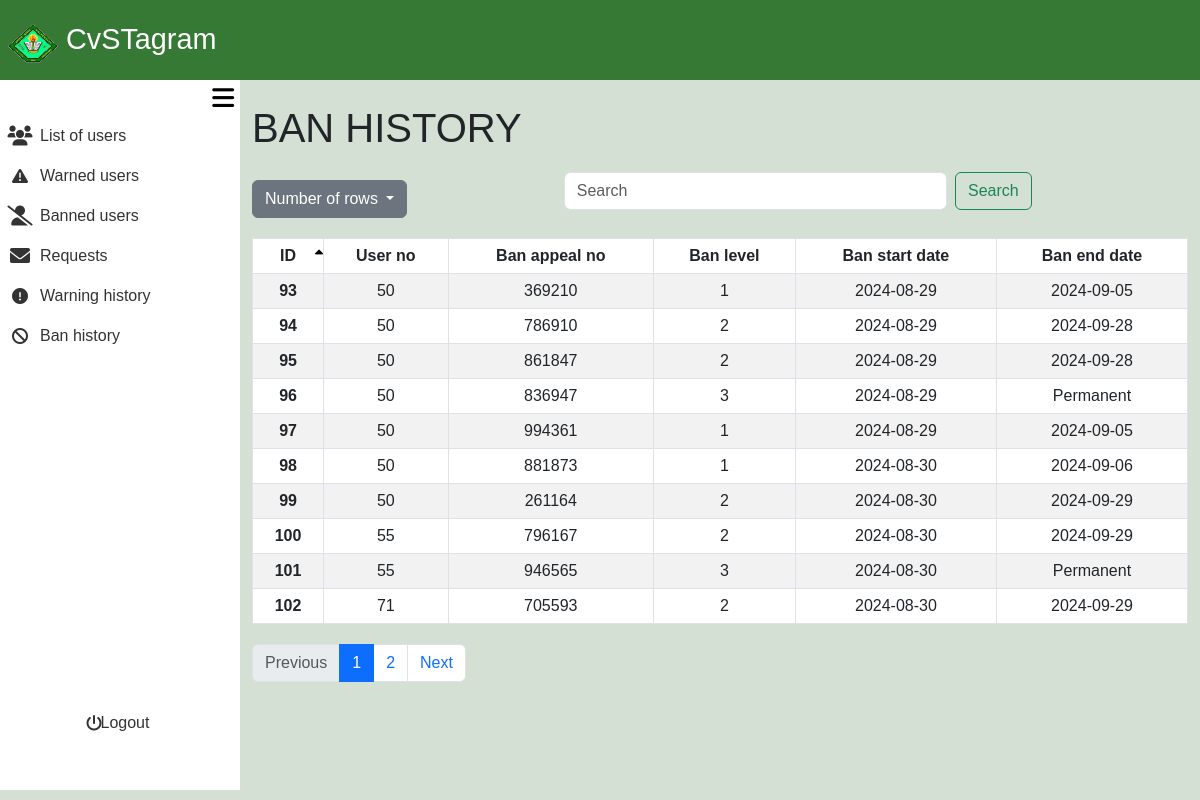
/admin_area/banned_user.php (signed in), run on the app's committed database.
### tables this page shows
CREATE TABLE `user_bans` (
  `ban_id` int(11) NOT NULL,
  `user_no` int(11) NOT NULL,
  `ban_appeal_id` int(11) NOT NULL,
  `ban_level` int(11) NOT NULL,
  `ban_start_date` date NOT NULL,
  `ban_end_date` date DEFAULT NULL
);

### admin_area/banned_user.php (the view, shortened to what this page needs)
<?php
require_once '../include/connect.php';
require_once '../include/bootsrap.php';
?>
<!DOCTYPE html>
<html lang="en">
<head>
    <link rel="stylesheet" href="admin_dashbaord.css?v=<?php echo time(); ?>">
</head>
<body>
<div class="container-fluid screen">
    <div class="container-fluid nav">
        <nav class="navbar">
            <div class="container-fluid navtexticon">
                <a class="navbar-brand px-2" href="#">
                <img src="../images/Cavite_State_University_(CvSU).png" alt="Logo" width="50" height="40" class="d-inline-block align-text-top">
                CvSTagram
                </a>
            </div>
        </nav>
    </div>
    <div class="container-fluid contbody">
    <div class="container-fluid sidenav">
    <div class="container-fluid menubutton">
        <button onclick="toggleSidenav()">
            <i class="fa-solid fa-bars"></i>
        </button>
    </div>
    <div class="container-fluid featurescont">
<div class="container-fluid buttonlinkside">
                <div class="row">
                        <div class="col">
                            <ul>
                                <li>
                                    <a href="list_of_users.php">
                                        <div class="container-fluid listofusers">
                                            <div class="container-fluid listusericon">
                                                 <i class="fa-solid fa-users fa-lg"></i>
                                            </div>
                                            <div class="container-fluid listofusersname">
                                                List of users
                                            </div>
                                        </div>
                                    </a>
                                </li>
                            </ul>
                        </div>
                    </div>
                    <div class="row">
                        <div class="col">
                            <ul>
                                <li>
                                    <a href="active_warn.php">
                                        <div class="container-fluid listofusers">
                                            <div class="container-fluid listusericon">
                                            <i class="fa-solid fa-triangle-exclamation"></i>
                                            </div>
                                            <div class="container-fluid listofusersname">
                                                Warned users
                                            </div>
                                        </div>
                                    </a>
                                </li>
                            </ul>
                        </div>
                    </div>
                    <div class="row">
                        <div class="col">
                            <ul>
                                <li>
                                    <a href="active_ban.php">
                                        <div class="container-fluid Bannedaccounts">
                                            <div class="container-fluid Bannedaccountsicon">
                                            <i class="fa-solid fa-user-slash fa-lg"></i>
                                            </div>
                                            <div class="container-fluid Bannedaccountsname">
                                                Banned users
                                            </div>
                                        </div>
                                    </a>
                                </li>
                            </ul>
                        </div>
                    </div>
                        <div class="row">
                            <div class="col">
                                <ul>
                                    <li>
                                        <a href="request.php">
                                            <div class="container-fluid Deletedaccounts">
                                                <div class="container-fluid Deletedaccountsicon">
                                                <i class="fa-solid fa-envelope fa-lg"></i>
                                                </div>
                                                <div class="container-fluid Deletedaccountsname">
                                                        Requests
                                                </div>
                                            </div>
                                        </a>
                                    </li>
                                </ul>
                            </div>
                        </div>
                        <div class="row">
                        <div class="col">
                            <ul>
                                <li>
                                    <a href="warned_user.php">
                                        <div class="container-fluid listofusers">
                                            <div class="container-fluid listusericon">
                                            <i class="fa-solid fa-circle-exclamation"></i>
                                            </div>
                                            <div class="container-fluid listofusersname">
                                                Warning history
                                            </div>
                                        </div>
                                    </a>
                                </li>
                            </ul>
                        </div>
                    </div>
                    <div class="row">
                        <div class="col">
                            <ul>
                                <li>
                                    <a href="banned_user.php">
                                        <div class="container-fluid Bannedaccounts">
                                            <div class="container-fluid Bannedaccountsicon">
                                                <i class="fa-solid fa-ban"></i>
                                            </div>
                                            <div class="container-fluid Bannedaccountsname">
                                                Ban history
                                            </div>
                                        </div>
                                    </a>
                                </li>
                            </ul>
                        </div>
                    </div>
                    </div>
        <div class="container-fluid logoutcont">
            <div class="row">
                <div class="col">
                    <ul>
                        <li>
                            <a href="admin_logout.php">
                                <div class="container-fluid Deletedaccounts" style="border-radius: 10px;">
                                    <div class="container-fluid Deletedaccountsicon">
                                        <i class="fa-solid fa-power-off"></i>
                                    </div>
                                    <div class="container-fluid Deletedaccountsname">
                                        Logout
                                    </div>
                                </div>
                            </a>
                        </li>
                    </ul>
                </div>
            </div>
        </div>
    </div>
</div>
        </div>
        <div class="container-fluid content">
<?php
$search = isset($_GET['search']) ? trim($_GET['search']) : '';
$sort_column = isset($_GET['sort']) ? $_GET['sort'] : 'ban_id';
$sort_direction = isset($_GET['direction']) && $_GET['direction'] == 'desc' ? 'desc' : 'asc';
$rows_per_page = isset($_GET['rows']) ? intval($_GET['rows']) : 10;
$page = isset($_GET['page']) ? intval($_GET['page']) : 1;
$offset = ($page - 1) * $rows_per_page;
$searchFilter = !empty($search) ? " AND (ban_id LIKE '%$search%' OR user_no LIKE '%$search%' OR ban_appeal_id LIKE '%$search%' OR ban_start_date LIKE '%$search%' OR ban_end_date LIKE '%$search%')" : "";
$query = "SELECT ban_id, user_no, ban_appeal_id, ban_level, ban_start_date, ban_end_date from user_bans
WHERE 1=1 $searchFilter
               ORDER BY $sort_column $sort_direction
               LIMIT $rows_per_page OFFSET $offset";
$usersResult = $con->query($query);
$totalQuery = "SELECT COUNT(*) AS total FROM user_bans";
$totalResult = $con->query($totalQuery);
$totalRecords = $totalResult->fetch_assoc()['total'];
$totalPages = ceil($totalRecords / $rows_per_page);
?>
    <div class="container mt-4 ">
        <h1>BAN HISTORY</h1>
        <div class="container-fluid operations">
            <div class="dropdown">
                <button class="btn btn-secondary dropdown-toggle" type="button" data-bs-toggle="dropdown" aria-expanded="false">
                    Number of rows
                </button>
            </div>
                    <div class="container-fluid search">
                        <form class="d-flex" role="search" style="width: 100%;" method="GET" action="">
                            <input class="form-control me-2" type="search" name="search" placeholder="Search" aria-label="Search" value="<?php echo htmlspecialchars($search); ?>">
                            <button class="btn btn-outline-success" type="submit">Search</button>
                        </form>
                    </div>
        </div>
        <table class="table table-bordered table-striped">
        <thead>
            <tr>
                <th scope="col" class="sortable <?php echo ($sort_column == 'ban_id') ? ($sort_direction == 'asc' ? 'asc' : 'desc') : ''; ?>" onclick="sortTable('fname')">ID<i class="fa-solid fa-sort-up"></i><i class="fa-solid fa-sort-down"></i></th>
                <th scope="col" class="sortable <?php echo ($sort_column == 'user_no') ? ($sort_direction == 'asc' ? 'asc' : 'desc') : ''; ?>" onclick="sortTable('user_no')">User no</th>
                <th scope="col" class="sortable <?php echo ($sort_column == 'ban_appeal_id') ? ($sort_direction == 'asc' ? 'asc' : 'desc') : ''; ?>" onclick="sortTable('ban_appeal_id')">Ban appeal no<i class="fa-solid fa-sort-up"></i><i class="fa-solid fa-sort-down"></i></th>
                <th scope="col" class="sortable <?php echo ($sort_column == 'ban_level') ? ($sort_direction == 'asc' ? 'asc' : 'desc') : ''; ?>" onclick="sortTable('ban_level')">Ban level<i class="fa-solid fa-sort-up"></i><i class="fa-solid fa-sort-down"></i></th>
                <th scope="col" class="sortable <?php echo ($sort_column == 'ban_start_date') ? ($sort_direction == 'asc' ? 'asc' : 'desc') : ''; ?>" onclick="sortTable('ban_start_date')">Ban start date<i class="fa-solid fa-sort-up"></i><i class="fa-solid fa-sort-down"></i></th>
                <th scope="col" class="sortable <?php echo ($sort_column == 'ban_end_date') ? ($sort_direction == 'asc' ? 'asc' : 'desc') : ''; ?>" onclick="sortTable('ban_end_date')">Ban end date<i class="fa-solid fa-sort-up"></i><i class="fa-solid fa-sort-down"></i></th>
            </tr>
        </thead>
                <tbody>
                    <?php
                        if ($usersResult) {
                            while ($row = $usersResult->fetch_assoc()) {
                                echo "<tr>";
                                echo "<th scope='row'>" . htmlspecialchars($row['ban_id']) . "</th>";
                                echo "<td>" . htmlspecialchars($row['user_no']) . "</td>";
                                echo "<td>" . htmlspecialchars($row['ban_appeal_id']) . "</td>";
                                echo "<td>" . htmlspecialchars($row['ban_level']) . "</td>";
                                echo "<td>" . htmlspecialchars($row['ban_start_date']) . "</td>";
                                if($row['ban_end_date'] === NULL){
                                    echo "<td> Permanent </td>";
                                }else{
                                    echo "<td>" . htmlspecialchars($row['ban_end_date']) . "</td>";
                                }
                                echo "</tr>";
                            }
                        } else {
                            echo "No results found or an error occurred.";
                        }
                    ?>
                </tbody>
        </table>
        <nav aria-label="Page navigation">
            <ul class="pagination">
            <li class="page-item <?php if ($page <= 1) echo 'disabled'; ?>">
                    <a class="page-link" href="?rows=<?php echo $rows_per_page; ?>&page=<?php echo max(1, $page - 1); ?>&sort=<?php echo $sort_column; ?>&direction=<?php echo $sort_direction; ?>">Previous</a>
                </li>
                <?php for ($i = 1; $i <= $totalPages; $i++): ?>
                    <li class="page-item <?php if ($i == $page) echo 'active'; ?>">
                        <a class="page-link" href="?rows=<?php echo $rows_per_page; ?>&page=<?php echo $i; ?>&sort=<?php echo $sort_column; ?>&direction=<?php echo $sort_direction; ?>"><?php echo $i; ?></a>
                    </li>
                <?php endfor; ?>
                <li class="page-item <?php if ($page >= $totalPages) echo 'disabled'; ?>">
                    <a class="page-link" href="?rows=<?php echo $rows_per_page; ?>&page=<?php echo min($totalPages, $page + 1); ?>&sort=<?php echo $sort_column; ?>&direction=<?php echo $sort_direction; ?>">Next</a>
                </li>
            </ul>
        </nav>
    </div>
        </div>
    </div>
</body>
</html>

### admin_area/admin_dashbaord.css (style rules this page uses)
body { font-family: Arial, Helvetica, sans-serif; padding: 0; margin: 0; background-color: #D3E0D3; }
ul, li, a { text-decoration: none; list-style-type: none; color: inherit; padding: 0; }
.container-fluid { padding: 0; }
.screen { height: 100vh; width: 100%; display: flex; flex-direction: column; }
.nav { height: 10vh; width: 100%; padding: 0; background-color: #367934; }
.contbody { display: flex; flex: 1; }
.sidenav { position: fixed; top: 10vh; left: 0; height: calc(90vh - 10px); width: 20%; transition: width 0.3s; background-color: #fff; z-index: 1000; }
.navtexticon a { color: #fff; font-size: 1.8rem; }
.menubutton { height: 5%; width: 100%; display: flex; align-items: center; justify-content: flex-end; }
.menubutton button { border: none; background-color: transparent; font-size: 25px; }
.content { margin-left: 20%; width: 80%; transition: width 0.3s, margin-left 0.3s; min-height: 90%; height: auto; }
.featurescont { height: 90%; }
.buttonlinkside { height: 90%; }
.logoutcont { width: 100%; height: 10%; display: flex; align-items: center; justify-content: center; }
.Deletedaccountsname, .Bannedaccountsname, .listofusersname { height: 100%; width: 100%; display: flex; align-items: center; justify-content: flex-start; }
.Deletedaccounts, .Bannedaccounts, .listofusers { transition: background-color 0.3s ease; border-radius: 0 10px 10px 0; flex: 0 0 auto; padding: 0; height: 100%; display: flex; align-items: center; justify-content: flex-start; flex-direction: row; }
.Deletedaccountsicon, .Bannedaccountsicon, .listusericon { width: 20%; height: 100%; display: flex; align-items: center; justify-content: center; }
.Deletedaccounts, .Bannedaccounts, .listofusers { color: #333; }
.table th, .table td { text-align: center; }
.sortable { cursor: pointer; position: relative; }
.sortable i { position: absolute; right: 0; top: 50%; transform: translateY(-50%); margin-left: 10px; font-size: 0.8em; }
.asc i.fa-sort-up { color: black; }
.sortable i { opacity: 0; }
.sortable.asc i.fa-sort-up { opacity: 1; }
.pagination { margin: 20px 0; }
.dropdown { margin: 20px 0; }
.operations { display: flex; }
.search { width: 50%; display: flex; align-items: center; justify-content: center; }

### data on the page
user_bans: ban_id "93", user_no "50", ban_appeal "369210", ban_level "1", ban_start_date "2024-08-29", ban_end_date "2024-09-05"
user_bans: ban_id "94", user_no "50", ban_appeal "786910", ban_level "2", ban_start_date "2024-08-29", ban_end_date "2024-09-28"
user_bans: ban_id "95", user_no "50", ban_appeal "861847", ban_level "2", ban_start_date "2024-08-29", ban_end_date "2024-09-28"
user_bans: ban_id "96", user_no "50", ban_appeal "836947", ban_level "3", ban_start_date "2024-08-29", shows "Permanent"
user_bans: ban_id "97", user_no "50", ban_appeal "994361", ban_level "1", ban_start_date "2024-08-29", ban_end_date "2024-09-05"
user_bans: ban_id "98", user_no "50", ban_appeal "881873", ban_level "1", ban_start_date "2024-08-30", ban_end_date "2024-09-06"
user_bans: ban_id "99", user_no "50", ban_appeal "261164", ban_level "2", ban_start_date "2024-08-30", ban_end_date "2024-09-29"
user_bans: ban_id "100", user_no "55", ban_appeal "796167", ban_level "2", ban_start_date "2024-08-30", ban_end_date "2024-09-29"
user_bans: ban_id "101", user_no "55", ban_appeal "946565", ban_level "3", ban_start_date "2024-08-30", shows "Permanent"
user_bans: ban_id "102", user_no "71", ban_appeal "705593", ban_level "2", ban_start_date "2024-08-30", ban_end_date "2024-09-29"
